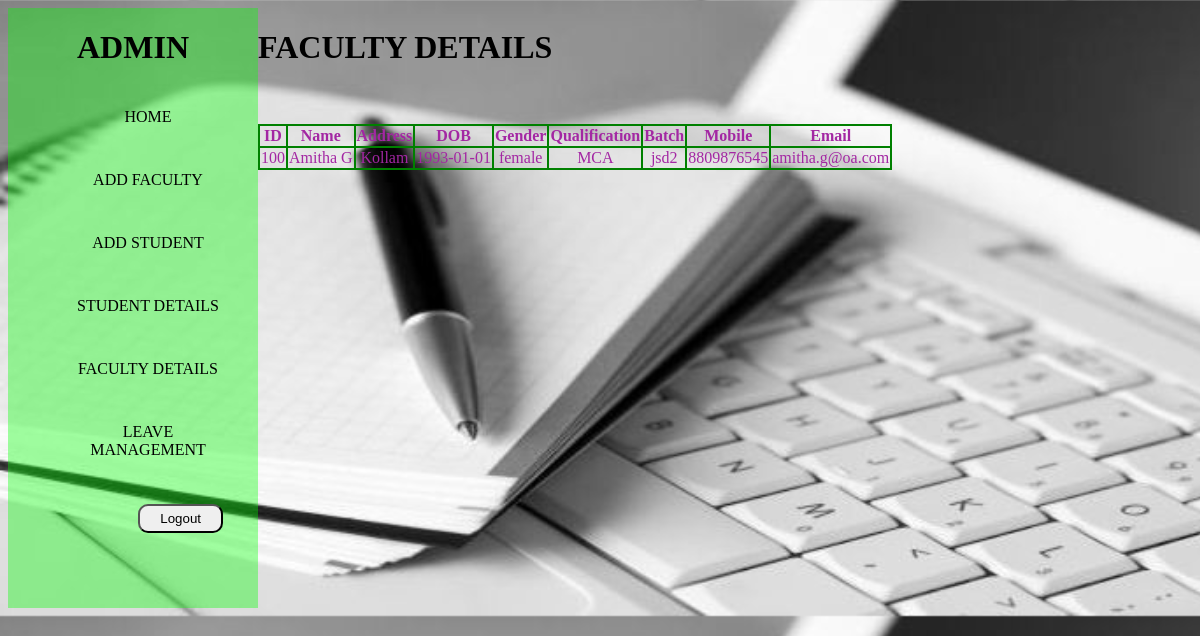
Screenshot of /fac_details.php with the database file from the repository.
### tables this page shows
CREATE TABLE `faculty` (
  `facid` int(11) NOT NULL,
  `name` varchar(20) NOT NULL,
  `designation` varchar(20) NOT NULL,
  `mobile` bigint(10) NOT NULL,
  `email` varchar(20) NOT NULL,
  `joiningdate` date NOT NULL,
  `qualification` varchar(20) NOT NULL,
  `gender` varchar(10) NOT NULL,
  `dob` date NOT NULL,
  `batch` varchar(10) NOT NULL,
  `address` varchar(20) NOT NULL,
  `password` varchar(10) NOT NULL
);

### fac_details.php (the view, shortened to what this page needs)
<!DOCTYPE html>
<html>
<head>
<link rel="stylesheet"  href="css/style.css">
</head>
<body class="bd">
    <div style="display: inline-flex">
    <div class="b">
        <h1>ADMIN</h1>
        <ul>
            <li><a href="adminhome.php"> HOME</a></li>
            <li><a href="faculty_signup.php">ADD FACULTY</a></li>
            <li><a href="student_signup.php">ADD STUDENT</a></li>
            <li><a href="#">STUDENT DETAILS</a>
            </li>
            <li><a href="#">FACULTY DETAILS</a>
            </li>
            <li><a href="#">LEAVE MANAGEMENT</a>
            </li>
            <li><form action="logout.php" method="post">
                     <input type="submit" value="Logout" name="logout" class="sbm" >
                </form>
            </li>
        </ul>
        </div>
        <div>
        <h1> FACULTY DETAILS</h1><br><br>
        <table style="color:rgb(163, 39, 163)" >
            <thead>
                <tr>
                    <th>ID</th>
                    <th> Name</th>
                    <th>Address</th>
                    <th>DOB</th>
                    <th>Gender</th>
                    <th>Qualification</th>
                    <th>Batch</th>
                    <th>Mobile</th>
                    <th>Email</th>
                </tr>
            </thead>
            <tbody>
			<?php
					include_once 'connection.php';
					$sql="select * from faculty";
					$result = mysqli_query($conn, $sql);
					while($row = mysqli_fetch_assoc($result))
					{
						?>
						<tr>
							<td> <?php echo $row['facid']?> </td>
							<td> <?php echo $row['name'] ?> </td>
							<td> <?php echo $row['address'] ?> </td>
							<td> <?php echo $row['dob'] ?> </td>
							<td> <?php echo $row['gender'] ?> </td>
							<td> <?php echo $row['qualification'] ?></td>
							<td> <?php echo $row['batch'] ?> </td>
							<td> <?php echo $row['mobile']?> </td>
							<td> <?php echo $row['email']?> </td>
						</tr>
                <?php
					}
				?>
            </tbody>
        </table>
    </div>
</div>
</body>
</html>

### css/style.css (style rules this page uses)
.bd { background-image:url(../img/log2.jpeg); background-size:cover; }
.b { width:250px; height:600px; background-color:rgba(0, 255, 0, 0.37); text-align:center; }
.b ul { display:block; list-style-type:none; }
.b ul li { width:150px; padding:20px; border-radius:20px; margin:5px; }
.b ul li a { text-decoration:none; color:black; }
.sbm { padding:5px 20px; float:right; border-radius:10px; }

### fac_details.php (style rules this page uses)
table,th,td { border:2px solid green; border-collapse:collapse; text-align:center; }

### rows the page displays
faculty: facid "100", name "Amitha G", address "Kollam", dob "1993-01-01", gender "female", qualification "MCA", batch "jsd2", mobile "8809876545", email "amitha.g@oa.com"
